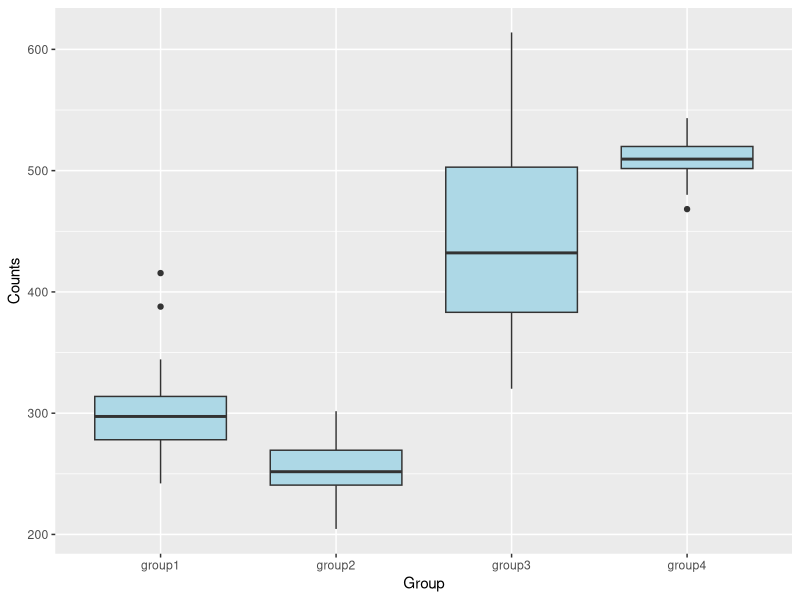
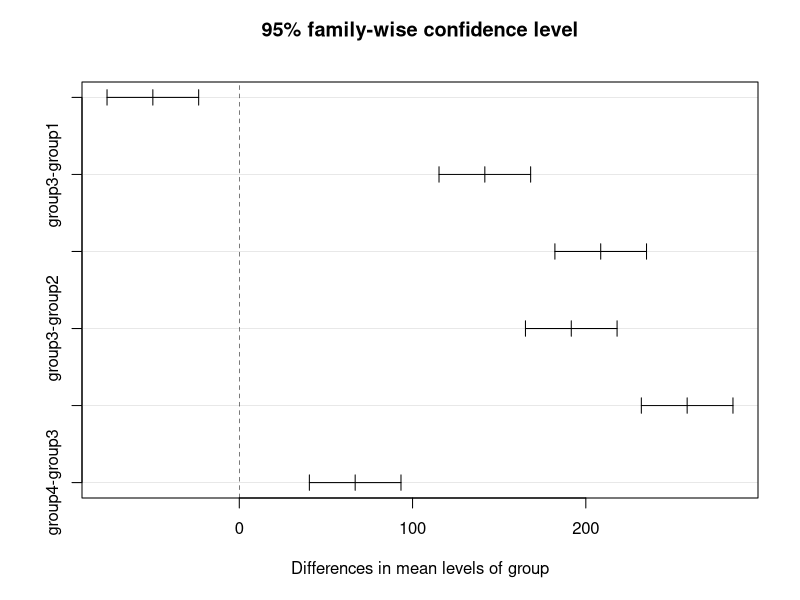
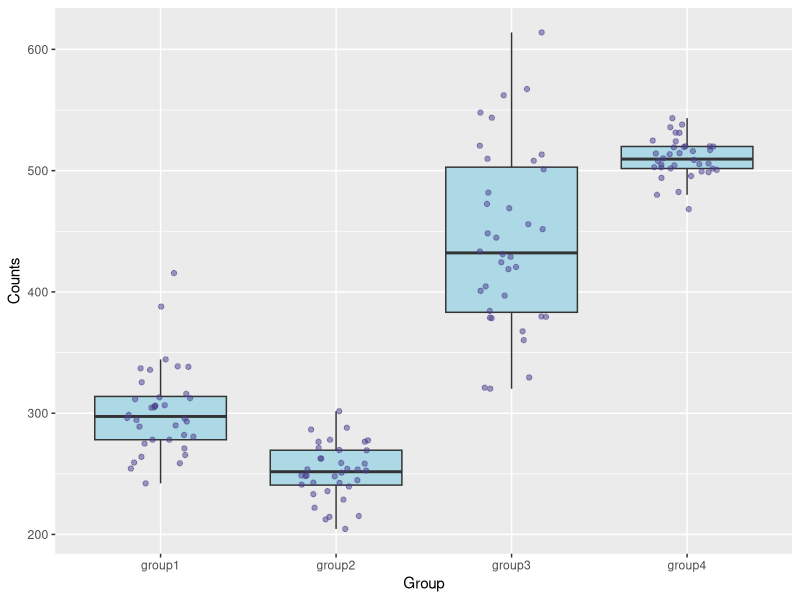

The R source for these figures, in order:
## ---- chunk 1
knitr::opts_chunk$set(echo = TRUE)
## ---- chunk 2
# Description -----------------------------------------------------
# Simulations of a rotifer count data set and ANOVA analysis
# 23 March 2022
# AGS

# Initialize -----------------------------------------------------
library(tidyverse)
set.seed(100)

# Create and Load Functions -----------------------------------------------------

################################
# FUNCTION: create_dataset
# purpose: create a simulated data frame of rotifer counts for the four lake groups
# input: n (sample size)
# output: data frame
# ------------------------------
create_dataset <- function(n = sample(20:80, 1)) {
  
  # create data frame
  d_frame <- data.frame(group1 = rnorm(n = n, mean = 300, sd = 50), # simulate count data, group 1
                        group2 = rnorm(n = n, mean = 250, sd = 20), # simulate count data, group 2
                        group3 = rnorm(n = n, mean = 455, sd = 65), # simulate count data, group 3
                        group4 = rnorm(n = n, mean = 511, sd = 20)) # simulate count data, group 4
  
  d_frame <- d_frame %>% pivot_longer(cols = group1:group4, # make the data frame longer
                                      names_to = "group",
                                      values_to = "counts")
  return(d_frame)
}

#create_dataset()


################################
# FUNCTION: run_stats
# purpose: run one-way ANOVA analysis and extract p-value
# input: data frame of rotifer counts for the four lake groups, and n
# output: p value from one-way ANOVA
# ------------------------------
run_stats <- function(data = NULL, n = sample(20:80, 1)) {
  if(is.null(data)) {
    d_frame <- data.frame(group = rep(c("group1", "group2", "group3", "group4"), each = n), 
                          counts = runif(4*n, min=200, max=600))
  }

  ano_model <- aov(counts~group, data = d_frame) # run anova
  z <- summary(ano_model) # model output
  ano_stats <- list(f_pval <- unlist(z)[9]) # pull out p value
  
  return(ano_stats)
}

#run_stats()


################################
# FUNCTION: graph_data
# purpose: create a boxplot of the rotifer counts in the four groups
# input: data frame of rotifer counts for the four lake groups, and n
# output: boxplot of rotifer counts for the four lake groups
# ------------------------------
graph_data <- function(data = NULL, n = sample(20:80, 1)) {
  if(is.null(data)) {
    d_frame <- data.frame(group = rep(c("group1", "group2", "group3", "group4"), each = n), 
                          counts = runif(4*n, min=200, max=600))
  }
  
  ano_plot <- ggplot(data = d_frame) + # create boxplot
            aes(x = group, y = counts) +
            geom_boxplot(fill = "lightblue") +
            labs(x = "Group", y = "Counts")
  
  return(ano_plot)
}

#graph_data()


# Global Variables -----------------------------------------------------

n <- 36 # sample size for each group

# Program Body -----------------------------------------------------

d_frame <- create_dataset(n = n) # create data frame

p_val <- run_stats(data = d_frame, n = n) # run statistical tests

boxplot <- graph_data(data = d_frame) # create boxplot

print(boxplot) # print boxplot
print(p_val) # print p-value from ANOVA
## ---- chunk 3
# Description -----------------------------------------------------
# Simulations of a rotifer count data set, ANOVA analysis, and post-hoc tests
# 23 March 2022
# AGS

# Initialize -----------------------------------------------------
library(tidyverse)
set.seed(100)

# Create and Load Functions -----------------------------------------------------

################################
# FUNCTION: create_dataset
# purpose: create a simulated data frame of rotifer counts for the four lake groups
# input: n (sample size)
# output: data frame
# ------------------------------
create_dataset <- function(n = sample(20:80, 1)) {
  
  # create data frame
  d_frame <- data.frame(group1 = rnorm(n = n, mean = 300, sd = 50), # simulate count data, group 1
                        group2 = rnorm(n = n, mean = 250, sd = 20), # simulate count data, group 2
                        group3 = rnorm(n = n, mean = 455, sd = 65), # simulate count data, group 3
                        group4 = rnorm(n = n, mean = 511, sd = 20)) # simulate count data, group 4
  
  d_frame <- d_frame %>% pivot_longer(cols = group1:group4, # make the data frame longer
                                      names_to = "group",
                                      values_to = "counts")
  return(d_frame)
}

#create_dataset()


################################
# FUNCTION: run_stats
# purpose: run one-way ANOVA analysis and post-hoc Tukey HSD test
# input: data frame of rotifer counts for the four lake groups, and n
# output: p value from one-way ANOVA, Tukey HSD results, Tukey figure
# ------------------------------
run_stats <- function(data = NULL, n = sample(20:80, 1)) {
  if(is.null(data)) {
    d_frame <- data.frame(group = rep(c("group1", "group2", "group3", "group4"), each = n), 
                          counts = runif(4*n, min=200, max=600))
  }

  ano_model <- aov(counts~group, data = d_frame) # run anova
  z <- summary(ano_model) # model output
  ano_stats <- list(f_pval <- unlist(z)[9]) # pull out p value
  
  tukey <- TukeyHSD(ano_model) # run Tukey HSD test
  flat_out <- unlist(tukey) # unlist
  
  return(c(ano_stats, tukey, plot(tukey))) # return p val, tukey results, and tukey figure
}

#run_stats()


################################
# FUNCTION: graph_data
# purpose: create a boxplot of the rotifer counts in the four groups
# input: data frame of rotifer counts for the four lake groups, and n
# output: boxplot of rotifer counts for the four lake groups, with raw data points
# ------------------------------
graph_data <- function(data = NULL, n = sample(20:80, 1)) {
  if(is.null(data)) {
    d_frame <- data.frame(group = rep(c("group1", "group2", "group3", "group4"), each = n), 
                          counts = runif(4*n, min=200, max=600))
  }
  
  ano_plot <- ggplot(data = d_frame) + # create boxplot
            aes(x = group, y = counts) +
            geom_boxplot(fill = "lightblue", outlier.shape = NA) +
            geom_jitter(width = 0.2, colour = "darkslateblue", alpha = 0.5) + # add the raw data points
            labs(x = "Group", y = "Counts") 
  
  return(ano_plot)
}

#graph_data()


# Global Variables -----------------------------------------------------

n <- 36 # sample size for each group

# Program Body -----------------------------------------------------

d_frame <- create_dataset(n = n) # create data frame

stats <- run_stats(data = d_frame, n = n) # run statistical tests

boxplot <- graph_data(data = d_frame) # create boxplot

print(boxplot) # print boxplot
print(stats[1]) # print p-value from ANOVA
print(stats[2]) # print Tukey HSD results
